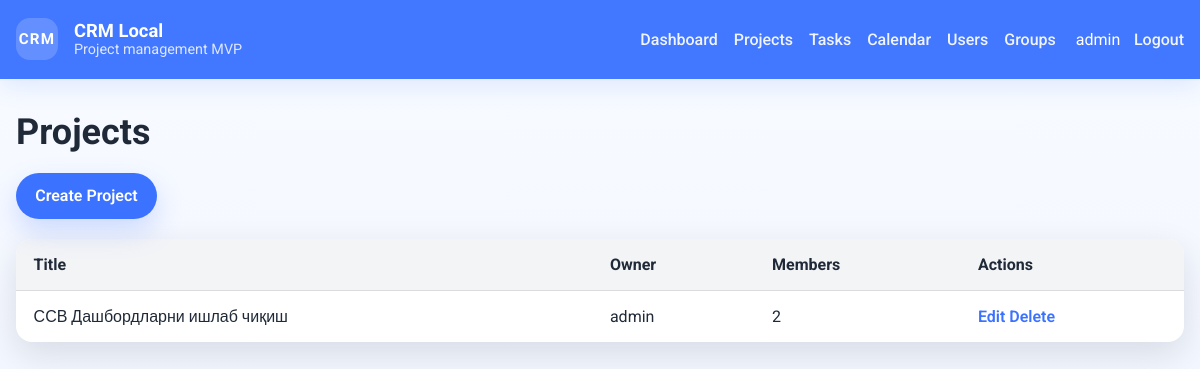
Page /projects/ (signed in) on the committed database.
### projects/models.py (models this page shows, shortened)
class Project(models.Model):
    title = models.CharField(max_length=200)
    description = models.TextField(blank=True)
    owner = models.ForeignKey(User, on_delete=models.CASCADE, related_name="owned_projects")
    members = models.ManyToManyField(User, blank=True, related_name="projects")
    created_at = models.DateTimeField(auto_now_add=True)
    updated_at = models.DateTimeField(auto_now=True)
    class Meta:
        ordering = ["title"]

### projects/views.py (the view)
# urls.py: path("projects/", views.project_list, name="project_list"),
@login_required
def project_list(request):
    projects = Project.objects.select_related("owner").prefetch_related("members")
    return render(request, "projects/project_list.html", {"projects": projects})

### projects/templates/projects/project_list.html
{% extends "projects/base.html" %}
{% block content %}
<h1>Projects</h1>
<div class="page-actions">
    <a class="button" href="{% url 'project_create' %}">Create Project</a>
</div>
<table class="table-list">
    <thead>
        <tr>
            <th>Title</th>
            <th>Owner</th>
            <th>Members</th>
            <th>Actions</th>
        </tr>
    </thead>
    <tbody>
        {% for project in projects %}
        <tr>
            <td>{{ project.title }}</td>
            <td>{{ project.owner.username }}</td>
            <td>{{ project.members.count }}</td>
            <td>
                <a href="{% url 'project_update' project.pk %}">Edit</a>
                <a href="{% url 'project_delete' project.pk %}">Delete</a>
            </td>
        </tr>
        {% empty %}
        <tr>
            <td colspan="4">No projects available.</td>
        </tr>
        {% endfor %}
    </tbody>
</table>
{% endblock %}

### projects/templates/projects/base.html (shortened to what this page needs)
{% load static %}
<!DOCTYPE html>
<html lang="en">
<head>
    <link rel="stylesheet" href="{% static 'projects/css/style.css' %}" />
</head>
<body>
{% block header %}
<header class="topbar">
    <div class="container header-inner">
        <div class="brand">
            <div class="brand-icon">CRM</div>
            <div>
                <div class="brand-title">CRM Local</div>
                <div class="brand-subtitle">Project management MVP</div>
            </div>
        </div>
        <div class="toolbar-group">
            <nav class="main-nav">
                <a href="{% url 'dashboard' %}">Dashboard</a>
                <a href="{% url 'project_list' %}">Projects</a>
                <a href="{% url 'task_list' %}">Tasks</a>
                <a href="{% url 'calendar' %}">Calendar</a>
                <a href="{% url 'user_list' %}">Users</a>
                <a href="{% url 'group_list' %}">Groups</a>
            </nav>
            <div class="user-panel">
                {% if user.is_authenticated %}
                    <span>{{ user.username }}</span>
                    <a class="text-button" href="{% url 'logout' %}">Logout</a>
                {% else %}
                    <a class="text-button" href="{% url 'login' %}">Login</a>
                {% endif %}
            </div>
        </div>
    </div>
</header>
{% endblock %}
<main class="container">
    {% block content %}{% endblock %}
</main>
</body>
</html>

### projects/static/projects/css/style.css (style rules this page uses)
:root { --md-surface: #ffffff; --md-surface-variant: #f3f4f6; --md-surface-strong: #f8fafc; --md-primary: #3b72ff; --md-on-primary: #ffffff; --md-secondary: #635ffa; --md-on-surface: #1f2937; --md-on-surface-muted: #4b5563; --md-border: rgba(15, 23, 42, 0.08); --md-danger: #d32f2f; --md-bg: #eef2ff; --shadow: 0 12px 34px rgba(15, 23, 42, 0.12); }
* { box-sizing: border-box; }
html, body { margin: 0; min-height: 100%; }
body { font-family: 'Roboto', Arial, sans-serif; background: linear-gradient(180deg, #f8fbff 0%, #eef2ff 100%); color: var(--md-on-surface); }
.topbar { background: rgba(59, 114, 255, 0.96); color: #fff; box-shadow: 0 6px 24px rgba(59, 114, 255, 0.14); }
.container { width: min(1200px, 100% - 2rem); margin: 0 auto; padding: 0 0.5rem; }
.header-inner { display: flex; flex-wrap: wrap; justify-content: space-between; align-items: center; gap: 1rem; padding: 1.15rem 0; }
.brand { display: flex; align-items: center; gap: 1rem; }
.brand-icon { width: 42px; height: 42px; border-radius: 14px; background: rgba(255, 255, 255, 0.18); display: grid; place-items: center; font-size: 0.95rem; font-weight: 700; letter-spacing: 0.08em; }
.brand-title { font-size: 1.15rem; font-weight: 700; }
.brand-subtitle { font-size: 0.9rem; color: rgba(255, 255, 255, 0.82); }
.toolbar-group { display: flex; align-items: center; gap: 1.25rem; flex-wrap: wrap; }
.main-nav { display: flex; flex-wrap: wrap; gap: 1rem; }
.main-nav a, .text-button { color: rgba(255, 255, 255, 0.92); text-decoration: none; font-weight: 500; transition: color 0.2s ease; }
.user-panel { display: flex; align-items: center; gap: 0.85rem; }
main.container { padding: 2rem 0 3rem; }
h1 { margin-top: 0; font-size: clamp(1.8rem, 3vw, 2.4rem); margin-bottom: 1rem; }
.board, .table-list, .entity-form, .calendar-grid, .auth-page { transition: box-shadow 0.2s ease, transform 0.2s ease; }
.page-actions { display: flex; align-items: center; justify-content: space-between; gap: 1rem; margin: 1.25rem 0; }
.button { display: inline-flex; align-items: center; justify-content: center; padding: 0.85rem 1.2rem; background: var(--md-primary); color: var(--md-on-primary); border-radius: 999px; text-decoration: none; font-weight: 600; box-shadow: 0 12px 28px rgba(59, 114, 255, 0.22); }
.table-list { width: 100%; border-collapse: collapse; background: var(--md-surface); border-radius: 1rem; overflow: hidden; box-shadow: var(--shadow); }
.table-list th, .table-list td { padding: 1rem 1.1rem; border-bottom: 1px solid rgba(15, 23, 42, 0.08); text-align: left; }
.table-list th { background: var(--md-surface-variant); font-weight: 700; color: var(--md-on-surface); }
.table-list tr:last-child td { border-bottom: none; }
.table-list a { color: var(--md-primary); text-decoration: none; font-weight: 600; }

### rows in the picture
Project: title "ССВ Дашбордларни ишлаб чиқиш", owner.username "admin", members.count "2"

### other values in the picture
{{ user.username }} "admin"
